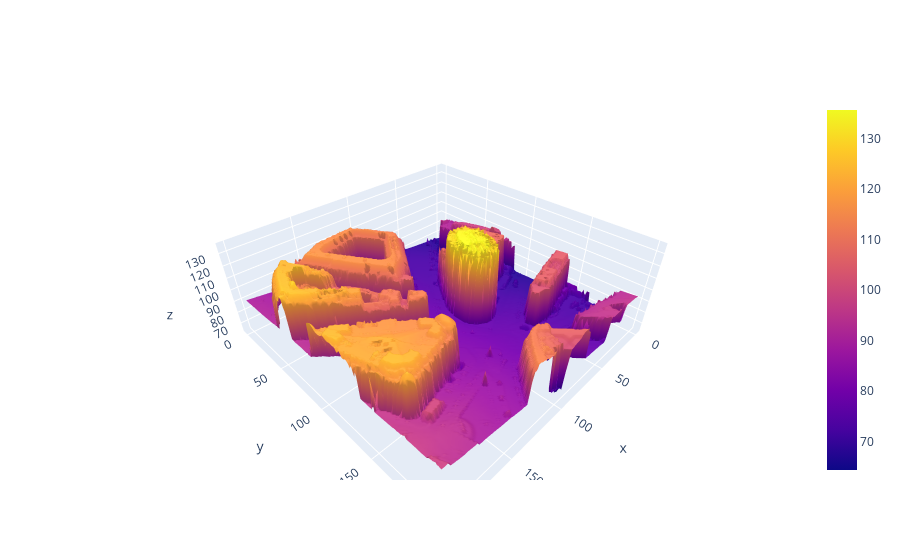

Notebook cell for this chart:
### Code cell
tiff_finder()

### Figure 1 — Plotly figure (JSON) as saved in the notebook; plotly's stock layout.template omitted (floating-point values rounded to 4 significant figures; data arrays with more than 128 entries replaced by an {"elided": "..."} marker saying what was removed)
{"data": [{"type": "surface", "z": {"elided": "200x200 float values"}}], "layout": {}}
